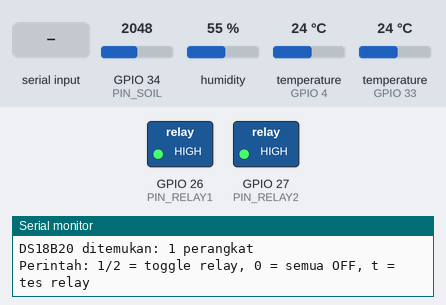
The program below on a simulated ESP32. Parts: switched loads named in the program (green lamp = pin HIGH), the last lines printed to the serial monitor. The test bench sets the inputs (shaded band); at power-on: GPIO 34 (PIN_SOIL) = 2048, humidity 55 %, temperature (sensors on GPIO 4, GPIO 33) 24 °C (analog values on the 0–4095 scale).

Above: at 1.7 s.
1.8 s: "t" received over Serial
At 3.1 s:
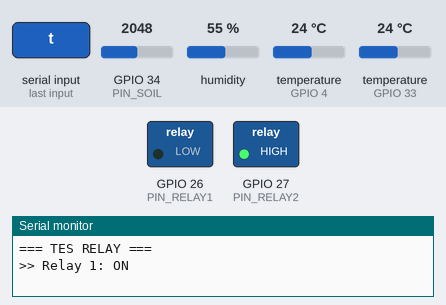
8.3 s: "1" received over Serial
At 9.3 s:
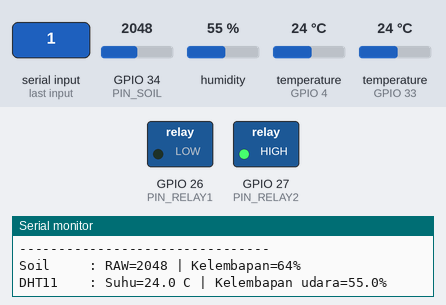
13.1 s: "2" received over Serial
At 14.0 s:
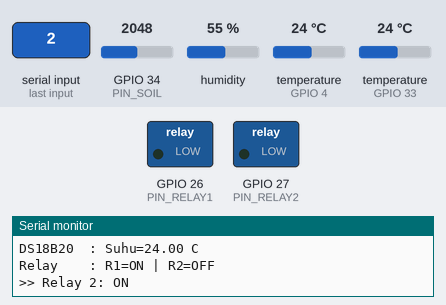
19.1 s: "0" received over Serial
At 20.6 s:
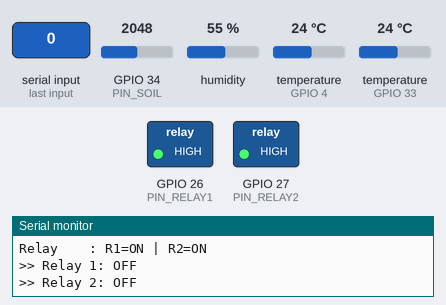
Timing chart, 0 to 22.1 s (numbered marks = the images above; inputs shaded):
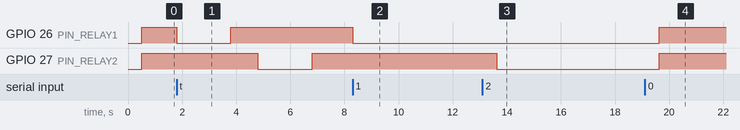

Measured:
- after the input at 1.8 s, GPIO 26 (PIN_RELAY1): HIGH → LOW at once, → HIGH 2.0 s later; GPIO 27 (PIN_RELAY2): HIGH → LOW after 3.0 s, → HIGH 2.0 s later
- after the input at 8.3 s, GPIO 26 (PIN_RELAY1): HIGH → LOW at once
- after the input at 13.1 s, GPIO 27 (PIN_RELAY2): HIGH → LOW after 0.52 s
- after the input at 19.1 s, GPIO 26 (PIN_RELAY1), GPIO 27 (PIN_RELAY2): LOW → HIGH after 0.54 s

The program:

main.cpp
```cpp
/*
  Smart Plant - Kode Tes Hardware (ESP32)
  Sensor : Capacitive Soil Moisture v2.0.0, DHT11, DS18B20
  Output : Relay 2 channel + pompa mini celup

  Pin:
    Soil moisture (AOUT) -> GPIO34
    DS18B20 (DATA)       -> GPIO33  (wajib pull-up 4.7k ke 3.3V)
    DHT11 (DATA)         -> GPIO4
    Relay IN1            -> GPIO13
    Relay IN2            -> GPIO12

  Library (Library Manager Arduino IDE):
    - DHT sensor library (Adafruit)  + Adafruit Unified Sensor
    - OneWire (Paul Stoffregen)
    - DallasTemperature (Miles Burton)

  Perintah via Serial Monitor (baud 115200, "Newline"):
    1 = toggle Relay 1
    2 = toggle Relay 2
    0 = matikan semua relay
    t = tes otomatis kedua relay (ON 2 detik masing-masing)
*/

#include <Arduino.h>
#include <DHT.h>
#include <OneWire.h>
#include <DallasTemperature.h>

// ---------- Pin ----------
#define PIN_SOIL    34
#define PIN_DS18B20 33
#define PIN_DHT     4
#define PIN_RELAY1  26
#define PIN_RELAY2  27

// ---------- Konfigurasi relay ----------
// Kebanyakan modul relay 2 channel bersifat ACTIVE LOW (LOW = menyala).
// Kalau relay terbalik, ganti ke false.
#define RELAY_ACTIVE_LOW true

#define RELAY_ON  (RELAY_ACTIVE_LOW ? LOW : HIGH)
#define RELAY_OFF (RELAY_ACTIVE_LOW ? HIGH : LOW)

// ---------- Kalibrasi soil moisture ----------
// Isi setelah kalibrasi: baca nilai RAW saat sensor di udara kering (AIR)
// dan saat dicelup air sampai garis batas (WATER).
// Sensor kapasitif: makin basah -> nilai RAW makin KECIL.
int AIR_VALUE   = 3200;  // contoh, sesuaikan
int WATER_VALUE = 1400;  // contoh, sesuaikan

// ---------- Objek ----------
#define DHT_TYPE DHT11
DHT dht(PIN_DHT, DHT_TYPE);
OneWire oneWire(PIN_DS18B20);
DallasTemperature ds18b20(&oneWire);

bool relay1State = false;
bool relay2State = false;
unsigned long lastRead = 0;
const unsigned long READ_INTERVAL = 2000;  // DHT11 minimal ~1 detik

void setRelay1(bool on) {
  relay1State = on;
  digitalWrite(PIN_RELAY1, on ? RELAY_ON : RELAY_OFF);
  Serial.printf(">> Relay 1: %s\n", on ? "ON" : "OFF");
}

void setRelay2(bool on) {
  relay2State = on;
  digitalWrite(PIN_RELAY2, on ? RELAY_ON : RELAY_OFF);
  Serial.printf(">> Relay 2: %s\n", on ? "ON" : "OFF");
}

int readSoilRaw() {
  // rata-rata 10 sampel biar stabil
  long sum = 0;
  for (int i = 0; i < 10; i++) {
    sum += analogRead(PIN_SOIL);
    delay(5);
  }
  return sum / 10;
}

int soilPercent(int raw) {
  int pct = map(raw, AIR_VALUE, WATER_VALUE, 0, 100);
  return constrain(pct, 0, 100);
}

void testRelays() {
  Serial.println("\n=== TES RELAY ===");
  setRelay1(true);  delay(2000);
  setRelay1(false); delay(1000);
  setRelay2(true);  delay(2000);
  setRelay2(false);
  Serial.println("=== SELESAI ===\n");
}

void readSensors() {
  Serial.println("--------------------------------");

  // Soil moisture
  int raw = readSoilRaw();
  Serial.printf("Soil     : RAW=%d | Kelembapan=%d%%\n", raw, soilPercent(raw));

  // DHT11
  float h = dht.readHumidity();
  float t = dht.readTemperature();
  if (isnan(h) || isnan(t)) {
    Serial.println("DHT11    : GAGAL BACA (cek kabel/pin D4)");
  } else {
    Serial.printf("DHT11    : Suhu=%.1f C | Kelembapan udara=%.1f%%\n", t, h);
  }

  // DS18B20
  ds18b20.requestTemperatures();
  float tc = ds18b20.getTempCByIndex(0);
  if (tc == DEVICE_DISCONNECTED_C) {
    Serial.println("DS18B20  : TIDAK TERDETEKSI (cek pull-up 4.7k & pin D33)");
  } else {
    Serial.printf("DS18B20  : Suhu=%.2f C\n", tc);
  }

  Serial.printf("Relay    : R1=%s | R2=%s\n",
                relay1State ? "ON" : "OFF", relay2State ? "ON" : "OFF");
}

// Diagnosa DS18B20: cek level pin saat idle dan ada tidaknya presence pulse
void diagDS18B20() {
  pinMode(PIN_DS18B20, INPUT_PULLUP);  // pull-up internal (~45k), sementara tanpa resistor
  delay(10);
  int idle = digitalRead(PIN_DS18B20);
  Serial.printf("DIAG DS18B20: level idle = %s\n",
                idle ? "HIGH (pull-up terpasang)"
                     : "LOW (DATA nyangkut ke GND / pull-up tidak ada)");

  bool present = oneWire.reset();
  Serial.printf("DIAG DS18B20: presence pulse = %s\n",
                present ? "ADA (sensor menjawab)" : "TIDAK ADA (sensor tidak menjawab)");

  if (present) {
    oneWire.reset_search();
    uint8_t addr[8];
    if (oneWire.search(addr)) {
      Serial.print("DIAG DS18B20: alamat = ");
      for (int i = 0; i < 8; i++) Serial.printf("%02X", addr[i]);
      Serial.println();
    }
  }
}

void handleSerial() {
  while (Serial.available()) {
    char c = Serial.read();
    switch (c) {
      case '1': setRelay1(!relay1State); break;
      case '2': setRelay2(!relay2State); break;
      case '0': setRelay1(false); setRelay2(false); break;
      case 't': testRelays(); break;
      default: break;
    }
  }
}

void setup() {
  Serial.begin(115200);
  delay(500);

  // Set level OFF dulu sebelum pinMode agar relay tidak "klik" saat boot
  digitalWrite(PIN_RELAY1, RELAY_OFF);
  digitalWrite(PIN_RELAY2, RELAY_OFF);
  pinMode(PIN_RELAY1, OUTPUT);
  pinMode(PIN_RELAY2, OUTPUT);
  digitalWrite(PIN_RELAY1, RELAY_OFF);
  digitalWrite(PIN_RELAY2, RELAY_OFF);

  analogReadResolution(12);                       // 0 - 4095
  analogSetPinAttenuation(PIN_SOIL, ADC_11db);    // range ~0 - 3.3V

  dht.begin();
  pinMode(PIN_DS18B20, INPUT_PULLUP);  // pull-up internal untuk DS18B20
  ds18b20.begin();

  Serial.println("\n=== SMART PLANT - TES HARDWARE ===");
  diagDS18B20();
  Serial.printf("DS18B20 ditemukan: %d perangkat\n", ds18b20.getDeviceCount());
  Serial.println("Perintah: 1/2 = toggle relay, 0 = semua OFF, t = tes relay\n");
}

void loop() {
  handleSerial();

  if (millis() - lastRead >= READ_INTERVAL) {
    lastRead = millis();
    readSensors();
  }
}
```
